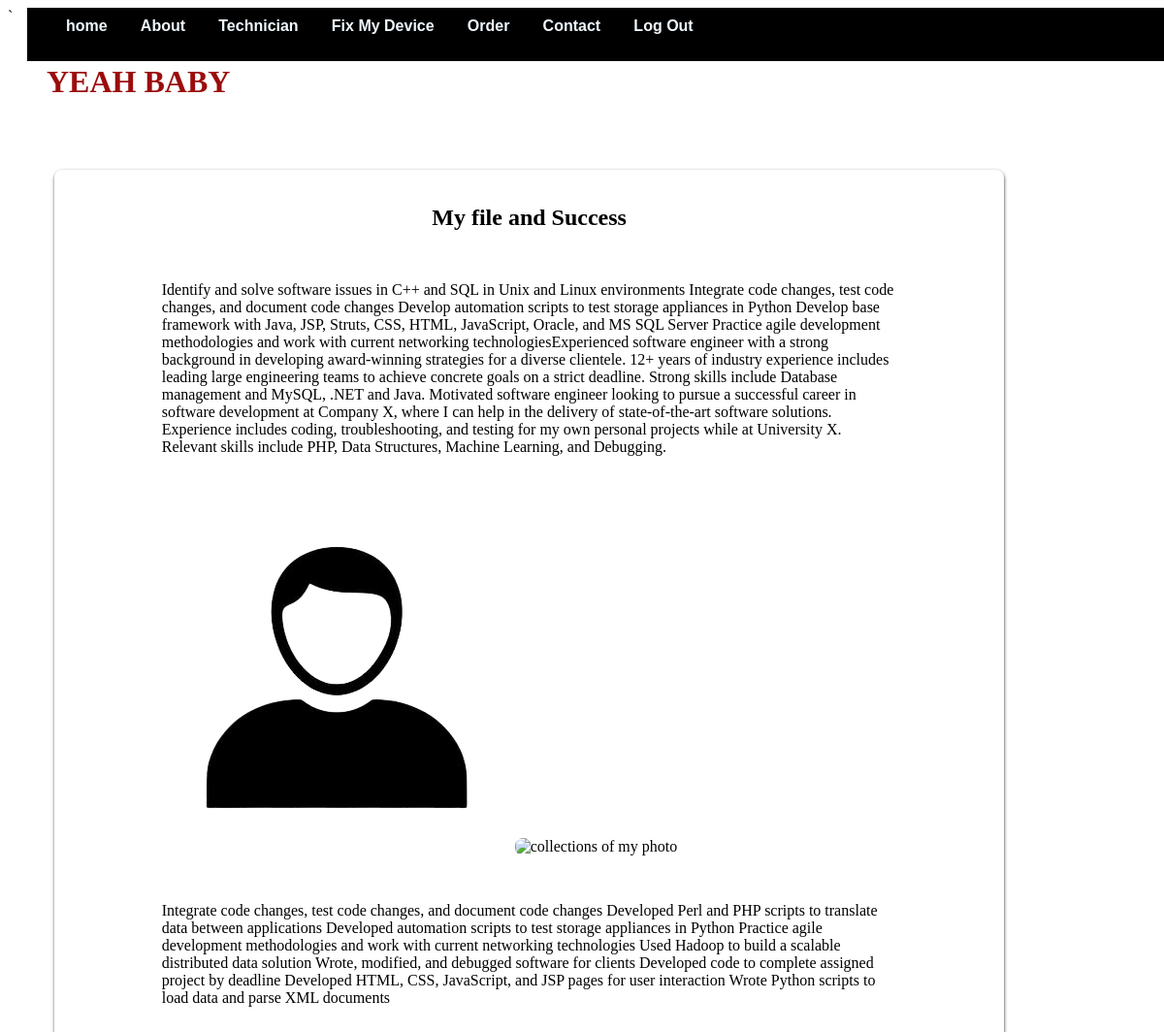
Before: /users/about/ (signed in) with the older database file.
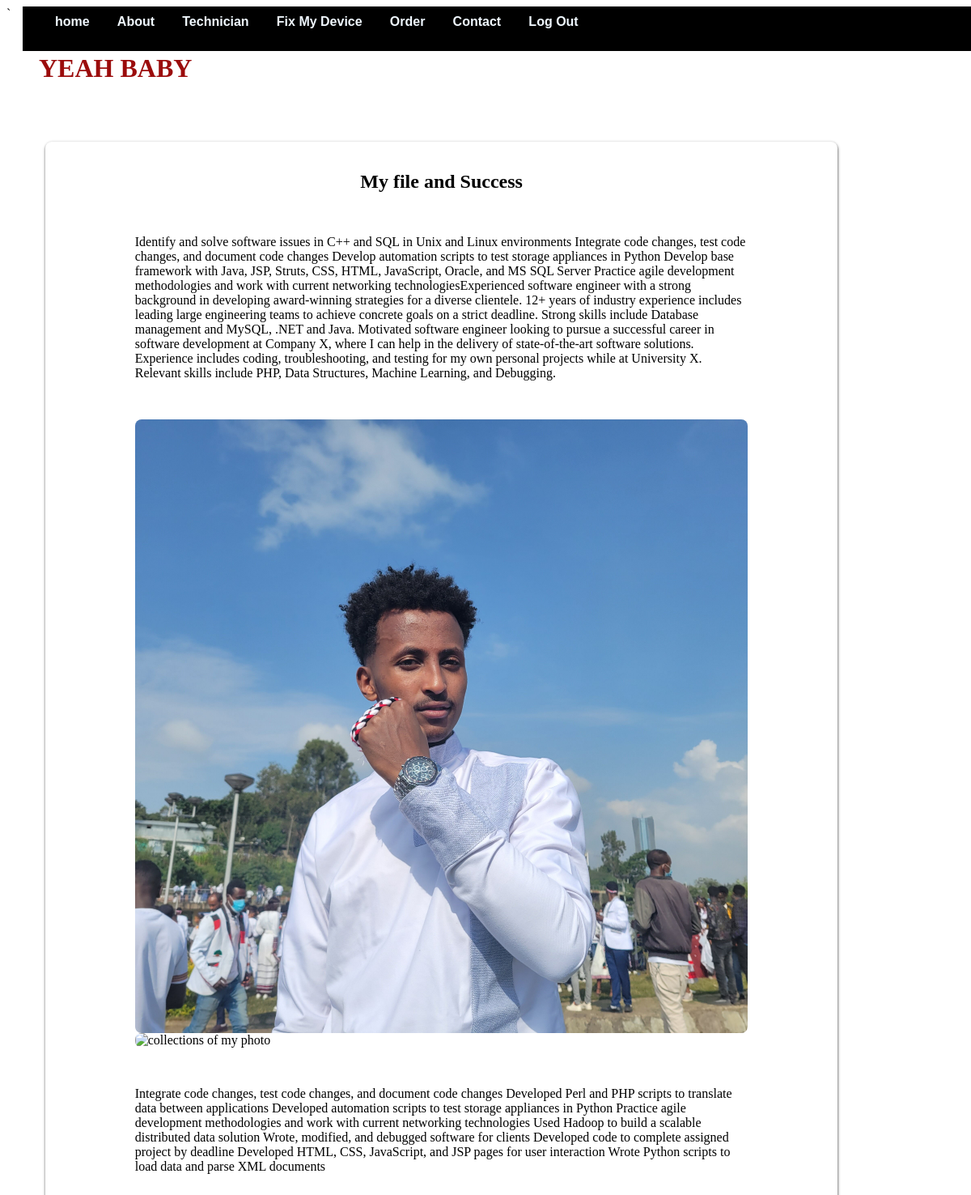
After: the same page with the newer database file.
### users/models.py (models this page shows, shortened)
class User(AbstractUser):
    is_customer = models.BooleanField(default=False)
    is_technician = models.BooleanField(default=False)

class Customer(models.Model):
    user = models.OneToOneField(User, on_delete=models.CASCADE, primary_key=True)
    FullName = models.CharField(max_length=200, null=True)
    email = models.CharField(max_length=200, null=True)
    phoneNumber = PhoneNumberField(blank=True)
    profile_pic = models.ImageField(default="logo of profile.png", null=True, blank=True)
    location = models.ForeignKey(Location,on_delete=CASCADE,null=False,default=1)

### users/views.py (the view)
# urls.py: path('about/', AboutView, name="about"),
def AboutView(request):
    template_name = 'about.html'
    return render(request,template_name)

### templates/about.html (shortened to what this page needs)
{% extends 'base.html' %}
{% block content %}
<main class="main">
    <section class="main__item5 makeshadow">
        <h1 class="main__title">My file and Success</h1>
        <section class="main__item1">
            <p class="main__item">Identify and solve software issues in C++ and SQL in Unix and Linux environments
Integrate code changes, test code changes, and document code changes
Develop automation scripts to test storage appliances in Python
Develop base framework with Java, JSP, Struts, CSS, HTML, JavaScript, Oracle, and MS SQL Server
Practice agile development methodologies and work with current networking technologiesExperienced software engineer
with a strong background in developing award-winning strategies for a diverse clientele. 12+ years of industry experience
includes leading large engineering teams to achieve concrete goals on a strict deadline. Strong skills include Database management
and MySQL, .NET and Java. Motivated software engineer looking to pursue a successful career in software development at Company X, where
I can help in the delivery of state-of-the-art software solutions. Experience includes coding, troubleshooting, and testing for my own personal
projects while at University X. Relevant skills include PHP, Data Structures, Machine Learning, and Debugging.</p>
        </section>
        <section class="main__item1">
           <img class="main__photo" role="presentation" src="{{request.user.customer.profile_pic.url}}"  aria-hidden="true" alt="collections of my photo">
           <img class="main__photo" role="presentation" src="{{request.user.technician.profile_pic.url}}"  aria-hidden="true" alt="collections of my photo">
        </section>
        <section class="main__item1">
            <p class="main__item">Integrate code changes, test code changes, and document code changes
                Developed Perl and PHP scripts to translate data between applications
                Developed automation scripts to test storage appliances in Python
                Practice agile development methodologies and work with current networking technologies
                Used Hadoop to build a scalable distributed data solution
                Wrote, modified, and debugged software for clients
                Developed code to complete assigned project by deadline
                Developed HTML, CSS, JavaScript, and JSP pages for user interaction
                Wrote Python scripts to load data and parse XML documents</p>
        </section>
    </section>
</main>
{% endblock content %}

Changed rows visible on the page:
changed User: user.customer.profile_pic: a different picture
